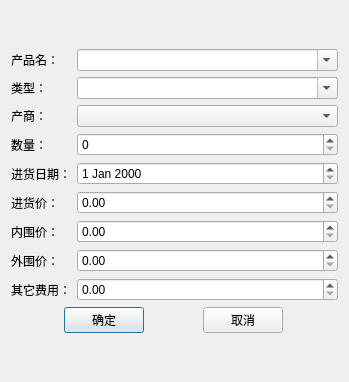
<?xml version="1.0" encoding="UTF-8"?>
<ui version="4.0">
 <class>ProductDlg</class>
 <widget class="QDialog" name="ProductDlg">
  <property name="geometry">
   <rect>
    <x>0</x>
    <y>0</y>
    <width>349</width>
    <height>382</height>
   </rect>
  </property>
  <property name="windowTitle">
   <string>ProductDlg</string>
  </property>
  <layout class="QVBoxLayout" name="verticalLayout">
   <item>
    <layout class="QVBoxLayout" name="m_pLayout">
     <item>
      <layout class="QHBoxLayout" name="m_pNameVLayout">
       <item>
        <widget class="QLabel" name="m_pNameLabel">
         <property name="maximumSize">
          <size>
           <width>60</width>
           <height>24</height>
          </size>
         </property>
         <property name="text">
          <string>产品名：</string>
         </property>
        </widget>
       </item>
       <item>
        <widget class="QComboBox" name="m_pNameBox">
         <property name="editable">
          <bool>true</bool>
         </property>
        </widget>
       </item>
      </layout>
     </item>
     <item>
      <layout class="QHBoxLayout" name="m_pTypeVLayout">
       <item>
        <widget class="QLabel" name="m_pTypeLabel">
         <property name="maximumSize">
          <size>
           <width>60</width>
           <height>24</height>
          </size>
         </property>
         <property name="text">
          <string>类型：</string>
         </property>
        </widget>
       </item>
       <item>
        <widget class="QComboBox" name="m_pTypeBox">
         <property name="editable">
          <bool>true</bool>
         </property>
        </widget>
       </item>
      </layout>
     </item>
     <item>
      <layout class="QHBoxLayout" name="m_pMF_idVLayout">
       <item>
        <widget class="QLabel" name="m_pMF_idLabel">
         <property name="maximumSize">
          <size>
           <width>60</width>
           <height>24</height>
          </size>
         </property>
         <property name="text">
          <string>产商：</string>
         </property>
        </widget>
       </item>
       <item>
        <widget class="QComboBox" name="m_pMF_idBox"/>
       </item>
      </layout>
     </item>
     <item>
      <layout class="QHBoxLayout" name="m_pCountVLayout">
       <item>
        <widget class="QLabel" name="m_pCountLabel">
         <property name="maximumSize">
          <size>
           <width>60</width>
           <height>24</height>
          </size>
         </property>
         <property name="text">
          <string>数量：</string>
         </property>
        </widget>
       </item>
       <item>
        <widget class="QSpinBox" name="m_pCountSpin">
         <property name="maximum">
          <number>9999999</number>
         </property>
        </widget>
       </item>
      </layout>
     </item>
     <item>
      <layout class="QHBoxLayout" name="m_pDateVLayout">
       <item>
        <widget class="QLabel" name="m_pDateLabel">
         <property name="maximumSize">
          <size>
           <width>60</width>
           <height>24</height>
          </size>
         </property>
         <property name="text">
          <string>进货日期：</string>
         </property>
        </widget>
       </item>
       <item>
        <widget class="QDateEdit" name="m_pDateEdit"/>
       </item>
      </layout>
     </item>
     <item>
      <layout class="QHBoxLayout" name="m_pPricebuyHLayout">
       <item>
        <widget class="QLabel" name="m_pPricebuyLabel">
         <property name="maximumSize">
          <size>
           <width>60</width>
           <height>24</height>
          </size>
         </property>
         <property name="text">
          <string>进货价：</string>
         </property>
        </widget>
       </item>
       <item>
        <widget class="QDoubleSpinBox" name="m_pPricebuySpin">
         <property name="maximum">
          <double>999999999.000000000000000</double>
         </property>
        </widget>
       </item>
      </layout>
     </item>
     <item>
      <layout class="QHBoxLayout" name="m_pPricenwVLayout">
       <item>
        <widget class="QLabel" name="m_pPricenwLabel">
         <property name="maximumSize">
          <size>
           <width>60</width>
           <height>24</height>
          </size>
         </property>
         <property name="text">
          <string>内围价：</string>
         </property>
        </widget>
       </item>
       <item>
        <widget class="QDoubleSpinBox" name="m_pPricenwSpin">
         <property name="maximum">
          <double>999999999.000000000000000</double>
         </property>
        </widget>
       </item>
      </layout>
     </item>
     <item>
      <layout class="QHBoxLayout" name="m_pPricewwVLayout">
       <item>
        <widget class="QLabel" name="m_pPricewwLabel">
         <property name="maximumSize">
          <size>
           <width>60</width>
           <height>24</height>
          </size>
         </property>
         <property name="text">
          <string>外围价：</string>
         </property>
        </widget>
       </item>
       <item>
        <widget class="QDoubleSpinBox" name="m_pPricewwSpin">
         <property name="maximum">
          <double>999999999.000000000000000</double>
         </property>
        </widget>
       </item>
      </layout>
     </item>
     <item>
      <layout class="QHBoxLayout" name="m_pFeeOtherVLayout">
       <item>
        <widget class="QLabel" name="m_pFeeOtherLabel">
         <property name="maximumSize">
          <size>
           <width>60</width>
           <height>24</height>
          </size>
         </property>
         <property name="text">
          <string>其它费用：</string>
         </property>
        </widget>
       </item>
       <item>
        <widget class="QDoubleSpinBox" name="m_pFeeOtherSpin">
         <property name="maximum">
          <double>999999999.000000000000000</double>
         </property>
        </widget>
       </item>
      </layout>
     </item>
     <item>
      <layout class="QHBoxLayout" name="m_pBtnVLayout">
       <item>
        <widget class="QPushButton" name="m_pAcceptBtn">
         <property name="maximumSize">
          <size>
           <width>80</width>
           <height>16777215</height>
          </size>
         </property>
         <property name="text">
          <string>确定</string>
         </property>
        </widget>
       </item>
       <item>
        <widget class="QPushButton" name="m_pRejectBtn">
         <property name="maximumSize">
          <size>
           <width>80</width>
           <height>16777215</height>
          </size>
         </property>
         <property name="text">
          <string>取消</string>
         </property>
        </widget>
       </item>
      </layout>
     </item>
    </layout>
   </item>
  </layout>
 </widget>
 <layoutdefault spacing="6" margin="11"/>
 <resources/>
 <connections>
  <connection>
   <sender>m_pRejectBtn</sender>
   <signal>clicked()</signal>
   <receiver>ProductDlg</receiver>
   <slot>reject()</slot>
   <hints>
    <hint type="sourcelabel">
     <x>228</x>
     <y>220</y>
    </hint>
    <hint type="destinationlabel">
     <x>341</x>
     <y>224</y>
    </hint>
   </hints>
  </connection>
 </connections>
</ui>
